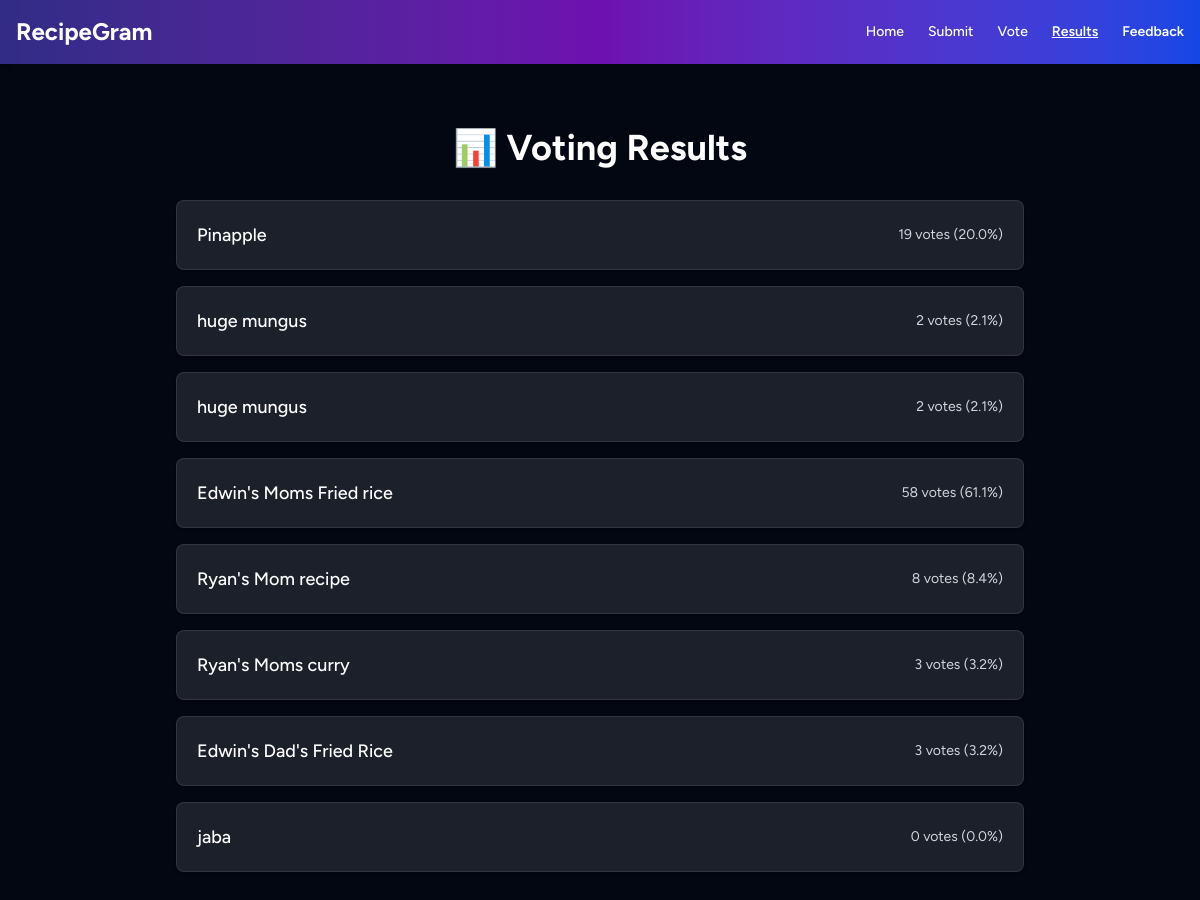
The app's page /results, older data.
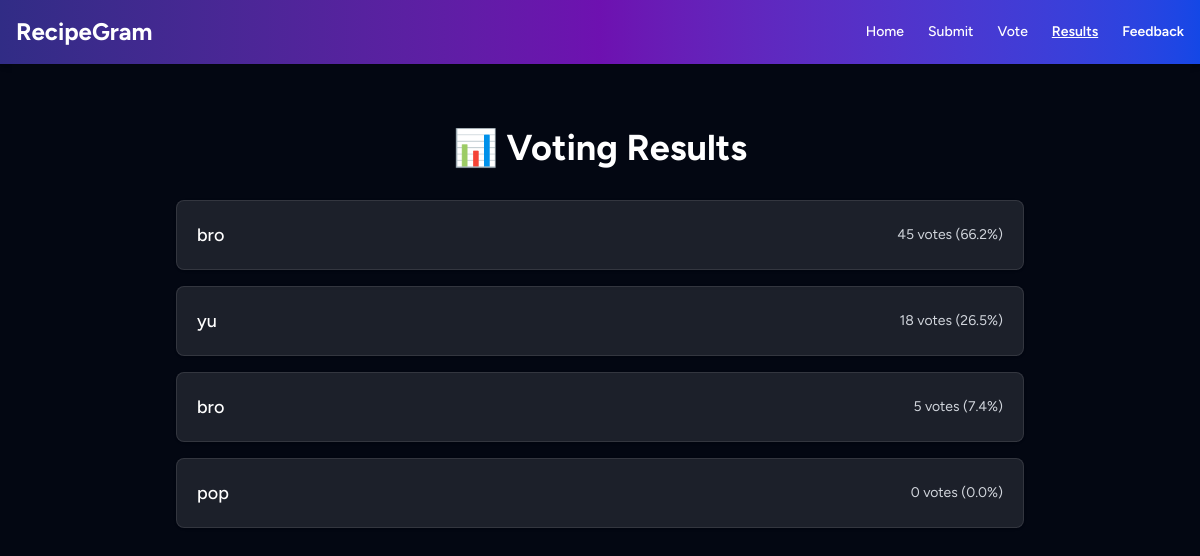
The same page, newer data.
### tables this page shows
CREATE TABLE recipes (
                id INTEGER PRIMARY KEY AUTOINCREMENT,
                title TEXT,
                ingredients TEXT,
                instructions TEXT,
                votes INTEGER DEFAULT 0
            , image TEXT);

### app.py (the view)
@app.route('/results')
def results():
    with sqlite3.connect(DB_NAME) as conn:
        conn.row_factory = sqlite3.Row
        c = conn.cursor()
        c.execute('SELECT title, votes FROM recipes')
        data = c.fetchall()
    total_votes = sum([row['votes'] for row in data]) or 1
    proportions = [{
        'title': row['title'],
        'votes': row['votes'],
        'percent': round((row['votes'] / total_votes) * 100, 1)
    } for row in data]
    return render_template('results.html', proportions=proportions)

### templates/results.html (shortened to what this page needs)
<!DOCTYPE html>
<html lang="en">
<head>
  <link rel="stylesheet" href="{{ url_for('static', filename='dist/output.css') }}">
  <script src="https://cdn.jsdelivr.net/npm/@tailwindcss/browser@4"></script>
</head>
<body class="bg-gray-950 text-white">
  <nav class="bg-gradient-to-r from-indigo-900 via-purple-800 to-blue-700 p-4 shadow-md sticky top-0 z-50">
    <div class="max-w-7xl mx-auto flex justify-between items-center">
      <a href="{{ url_for('index') }}" class="text-white text-2xl font-bold">RecipeGram</a>
      <ul class="flex space-x-6 text-white text-sm font-medium">
        <li><a href="{{ url_for('index') }}" class="hover:underline">Home</a></li>
        <li><a href="{{ url_for('submit') }}" class="hover:underline">Submit</a></li>
        <li><a href="{{ url_for('vote') }}" class="hover:underline">Vote</a></li>
        <li><a href="{{ url_for('results') }}" class="underline font-semibold">Results</a></li>
        <li><a href="{{ url_for('feedback') }}" class="hover:underline underline-offset-2 font-semibold">Feedback</a></li>
      </ul>
    </div>
  </nav>
  <section class="max-w-4xl mx-auto px-6 py-16">
    <h2 class="text-4xl font-bold text-center mb-8">📊 Voting Results</h2>
    {% if proportions and proportions|length > 0 %}
  <ul class="space-y-4">
    {% for item in proportions %}
    <li class="bg-white/10 border border-white/10 rounded-lg p-5 flex justify-between items-center shadow hover:shadow-lg transition">
      <span class="text-lg font-medium">{{ item.title }}</span>
      <span class="text-sm text-gray-300">{{ item.votes }} votes ({{ item.percent }}%)</span>
    </li>
    {% endfor %}
  </ul>
{% else %}
  <p class="text-center text-gray-400">No votes have been recorded yet.</p>
{% endif %}
  </section>
</body>
</html>

### templates/results.html (style rules this page uses)
body { font-family: 'Figtree', sans-serif; }

Row changes from the older to the newer data that the page shows:
removed recipes: title "Pinapple", votes "19", percent "20.0"
removed recipes: title "huge mungus", votes "2", percent "2.1"
removed recipes: title "huge mungus", votes "2", percent "2.1"
removed recipes: title "Edwin's Moms Fried rice", votes "58", percent "61.1"
removed recipes: title "Ryan's Mom recipe", votes "8", percent "8.4"
removed recipes: title "Ryan's Moms curry", votes "3", percent "3.2"
removed recipes: title "Edwin's Dad's Fried Rice", votes "3", percent "3.2"
removed recipes: title "jaba", votes "0", percent "0.0"
added recipes: title "bro", votes "45", percent "66.2"
added recipes: title "yu", votes "18", percent "26.5"
added recipes: title "bro", votes "5", percent "7.4"
added recipes: title "pop", votes "0", percent "0.0"
